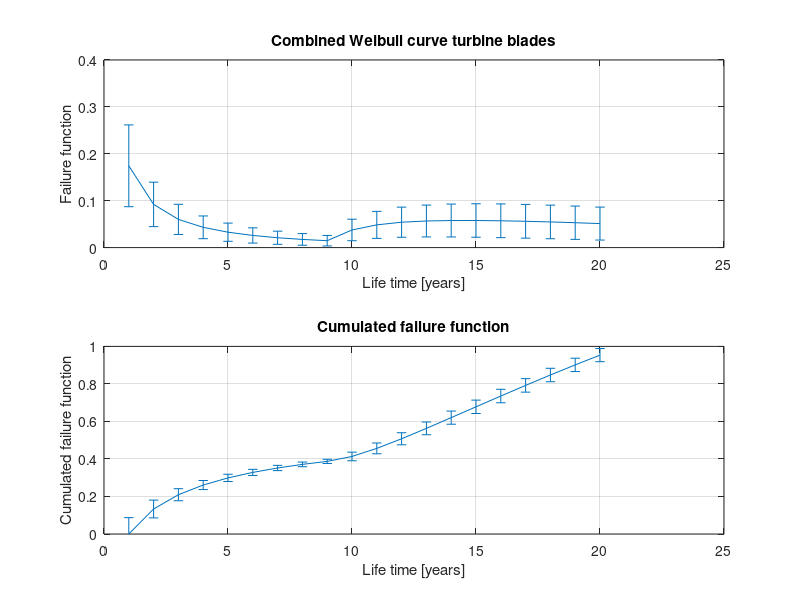

Here is the MATLAB script that generated this plot:
function F_blades = Failure_function_blades()
%% Turbine blade failure functions
t_lifespan = 20;
t = linspace(1,t_lifespan,t_lifespan);
% Early failures
f_early = 0.25*(t./2).^(-0.5).*(exp(-(t./2).^(0.5)));
% Aging failures
f_aging = real(0.09*((t-10)./17).^(0.3).*exp(-((t-10)./17).^(1.3)));
f_aging(1:9) = 0; % Correction b
f_aging(10) = 0.025; % Correction c
% Fatigue failures
f_fatigue = 0.01375*(t./160).^(1.1).*exp(-(t./160).^(2.2));

% Failure curve
ft_blades = f_early + f_aging + f_fatigue;
% Cumulated curve
ft_blades_cum = cumtrapz(ft_blades);
% Error over time
err = 0.5.*(ft_blades)+0.01.*(ft_blades_cum);
% Plot
figure(1);

p1 = subplot(2,1,1);
%plot(p1,t,ft_blades)
errorbar(t,ft_blades,err);
title(p1,'Combined Weibull curve turbine blades')
xlabel('Life time [years]')
ylabel('Failure function')
ylim([0,0.4])
grid on
%set(gca, 'XScale', 'log')

p2 = subplot(2,1,2);
%plot(p2,t,ft_blades_cum)
errorbar(t,ft_blades_cum,err);
title(p2,'Cumulated failure function')
xlabel('Life time [years]')
ylabel('Cumulated failure function')
ylim([0,1])
grid on
%set(gca, 'XScale', 'log')

% Yearly failure rate and error
F_blades = [ft_blades ; err];
end